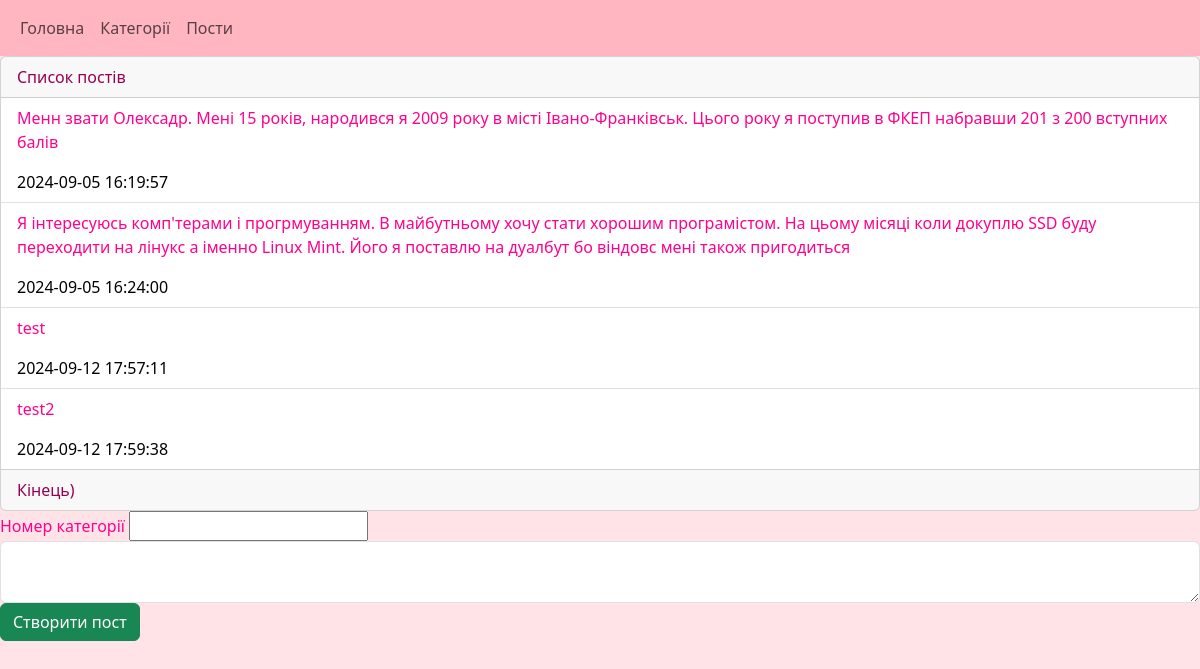
Screenshot of /categories/1 with the database file from the repository.
### tables this page shows
CREATE TABLE post (
post_id INTEGER PRIMARY KEY AUTOINCREMENT,
category_id INTEGER,
text TEXT,
datetime TEXT NOT NULL DEFAULT CURRENT_TIMESTAMP,
FOREIGN KEY(category_id) REFERENCES category(category_id)

);

### main.py (the view)
@app.route("/categories/<id>", methods=["GET", "POST"])
def posts_by_category(id):
    if request.method == "POST":
        category_id = request.form.get("category_id")
        text = request.form.get("text")
        db.addPost(category_id, text)
        return redirect(f"/categories/{id}")
    return render_template("post_list.html",
                           post_list=db.getPostsByCategory(id))

### db.py (called while the page is built)
def open():
    global conn, cursor
    conn = sqlite3.connect(db_name)
    cursor = conn.cursor()

def close():
    cursor.close()
    conn.close()

def getPostsByCategory(category_id):
    open()
    cursor.execute("SELECT * FROM post WHERE category_id = ?", [category_id])
    res = cursor.fetchall()
    close()
    return res

### templates/post_list.html (shortened to what this page needs)
{% extends "base.html" %}
{% block content %}
<div class="card">
    <div class="card-header">Список постів</div>
    <ul class="list-group list-group-flush">
    {% for p in post_list %}
            <li class="list-group-item">
                <p>{{p[2]}}</p>
                <span>{{p[3]}}</spamn
    {% endfor %}
    </ul>
    <div class="card-footer">
        Кінець)
    </div>
</div>
<div class="mb-3">
    <form method="post">
        <label>Номер категорії</label>
        <input type="number" name="category_id">
        <textarea class="form-control" name="text" ></textarea>
        <input type='submit' value="Створити пост" class="btn btn-success">
    </form>
</div>
{% endblock %}

### static/style.css (style rules this page uses)
body { background: rgb(255, 227, 231); }
.list-group-item a,p,span { text-decoration: none; color: rgb(255, 2, 141); }
.list-group-item span { text-decoration: none; color: rgb(0, 0, 0); }
.mb-3 { color: rgb(255, 2, 141); }
.card-footer { color: rgb(150, 0, 82); }
.card-header { color: rgb(150, 0, 82); }

### rows the page displays
post: text "Менн звати Олексадр. Мені 15 років, народився я 2009 року в місті Івано-Франківськ. Цього року я поступив в ФКЕП набравши 201 з 200 вступних балів", datetime "2024-09-05 16:19:57"
post: text "Я інтересуюсь комп'терами і прогрмуванням. В майбутньому хочу стати хорошим програмістом. На цьому місяці коли докуплю SSD буду переходити на лінукс а іменно Linux Mint. Його я поставлю на дуалбут бо віндовс мені також пригодиться", datetime "2024-09-05 16:24:00"
post: text "test", datetime "2024-09-12 17:57:11"
post: text "test2", datetime "2024-09-12 17:59:38"
